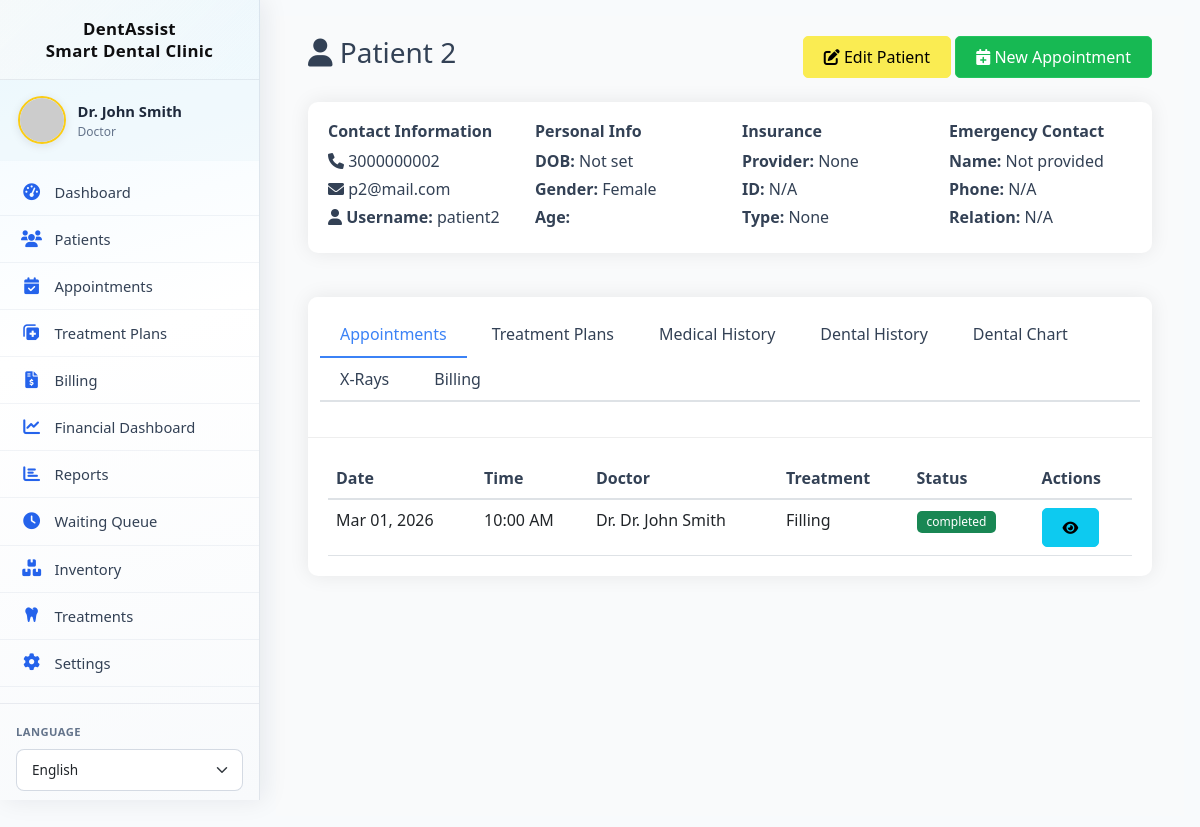
The app's page /patients/view.php?id=2 (signed in) with its own data.
### tables this page shows
CREATE TABLE `patients` (
  `id` int(11) NOT NULL,
  `user_id` int(11) DEFAULT NULL,
  `full_name` varchar(100) NOT NULL,
  `date_of_birth` date DEFAULT NULL,
  `gender` enum('male','female','other') DEFAULT NULL,
  `phone` varchar(20) DEFAULT NULL,
  `email` varchar(100) DEFAULT NULL,
  `emergency_contact_name` varchar(100) DEFAULT NULL,
  `emergency_contact_phone` varchar(20) DEFAULT NULL,
  `emergency_contact_relation` varchar(50) DEFAULT NULL,
  `insurance_provider` varchar(100) DEFAULT NULL,
  `insurance_id` varchar(50) DEFAULT NULL,
  `insurance_type` enum('Private','Social Security','Medicaid','None') DEFAULT 'None',
  `insurance_coverage` int(11) DEFAULT 0,
  `medical_history` text DEFAULT NULL,
  `allergies` text DEFAULT NULL,
  `current_medications` text DEFAULT NULL,
  `past_surgeries` text DEFAULT NULL,
  `chronic_conditions` text DEFAULT NULL,
  `dental_history` text DEFAULT NULL,
  `previous_dentist` varchar(100) DEFAULT NULL,
  `last_visit_date` date DEFAULT NULL,
  `address_line1` varchar(255) DEFAULT NULL,
  `address_line2` varchar(255) DEFAULT NULL,
  `address` varchar(500) DEFAULT NULL,
  `city` varchar(100) DEFAULT NULL,
  `state` varchar(50) DEFAULT NULL,
  `postal_code` varchar(20) DEFAULT NULL,
  `country` varchar(50) DEFAULT 'USA',
  `points` int(11) DEFAULT 0,
  `subscription_type` enum('none','basic','premium','family') DEFAULT 'none',
  `subscription_start_date` date DEFAULT NULL,
  `subscription_end_date` date DEFAULT NULL,
  `referral_code` varchar(20) DEFAULT NULL,
  `referred_by` int(11) DEFAULT NULL,
  `created_at` timestamp NOT NULL DEFAULT current_timestamp(),
  `updated_at` timestamp NOT NULL DEFAULT current_timestamp() ON UPDATE current_timestamp(),
  `created_by` int(11) DEFAULT NULL,
  `subscription_status` enum('none','pending','active','expired') DEFAULT 'none'
);

CREATE TABLE `users` (
  `id` int(11) NOT NULL,
  `username` varchar(191) NOT NULL,
  `email` varchar(191) NOT NULL,
  `password_hash` varchar(255) NOT NULL,
  `full_name` varchar(100) NOT NULL,
  `role` enum('doctor','assistant','patient') NOT NULL,
  `is_admin` tinyint(1) NOT NULL DEFAULT 0,
  `phone` varchar(20) DEFAULT NULL,
  `profile_image` varchar(255) DEFAULT NULL,
  `created_at` timestamp NOT NULL DEFAULT current_timestamp(),
  `updated_at` timestamp NOT NULL DEFAULT current_timestamp() ON UPDATE current_timestamp(),
  `is_active` tinyint(1) DEFAULT 1,
  `last_login` timestamp NULL DEFAULT NULL
);

CREATE TABLE `appointments` (
  `id` int(11) NOT NULL,
  `patient_id` int(11) NOT NULL,
  `doctor_id` int(11) NOT NULL,
  `appointment_date` date NOT NULL,
  `appointment_time` time NOT NULL,
  `duration` int(11) DEFAULT 30,
  `end_time` time GENERATED ALWAYS AS (addtime(`appointment_time`,sec_to_time(`duration` * 60))) VIRTUAL,
  `treatment_type` varchar(100) NOT NULL,
  `description` text DEFAULT NULL,
  `chair_number` int(11) DEFAULT NULL,
  `status` enum('scheduled','checked-in','in-treatment','completed','cancelled','no-show','follow-up') DEFAULT 'scheduled',
  `cancellation_reason` text DEFAULT NULL,
  `notes` text DEFAULT NULL,
  `reminder_sent_48h` tinyint(1) DEFAULT 0,
  `reminder_sent_24h` tinyint(1) DEFAULT 0,
  `reminder_sent_at` timestamp NULL DEFAULT NULL,
  `invoice_id` int(11) DEFAULT NULL,
  `created_at` timestamp NOT NULL DEFAULT current_timestamp(),
  `updated_at` timestamp NOT NULL DEFAULT current_timestamp() ON UPDATE current_timestamp(),
  `created_by` int(11) DEFAULT NULL
);

### includes/db.php (called while the page is built, shortened)
<?php
class Database {
    private $host = DB_HOST;
    private $user = DB_USER;
    private $pass = DB_PASS;
    private $dbname = DB_NAME;
    private $conn;
    private static $instance = null;
    private function __construct() {
        try {
            $this->conn = new mysqli($this->host, $this->user, $this->pass, $this->dbname);
            $this->conn->set_charset("utf8mb4");
        } catch (Exception $e) {
            die("Database connection error: " . $e->getMessage());
        }
    }
    public static function getInstance() {
        if (self::$instance == null) {
            self::$instance = new Database();
        }
        return self::$instance;
    }
    public function query($sql, $params = [], $types = "") {
        $stmt = $this->conn->prepare($sql);
        if (!empty($params)) {
            if (empty($types)) {
                $types = $this->determineTypes($params);
            }
            $stmt->bind_param($types, ...$params);
        }
        if (!$stmt->execute()) {
            $err = $stmt->error ?: $this->conn->error;
            throw new Exception('Query failed: ' . $err);
        }
        return $stmt;
    }
    private function determineTypes($params) {
        $types = '';
        foreach ($params as $param) {
            if (is_int($param)) {
                $types .= 'i';
            } elseif (is_float($param)) {
                $types .= 'd';
            } elseif (is_string($param)) {
                $types .= 's';
            } else {
                $types .= 'b';
            }
        }
        return $types;
    }
    public function fetchOne($sql, $params = [], $types = "") {
        $stmt = $this->query($sql, $params, $types);
        $result = $stmt->get_result();
        if ($result && $result->num_rows > 0) {
            return $result->fetch_assoc();
        }
        return null;
    }
    public function fetchAll($sql, $params = [], $types = "") {
        $stmt = $this->query($sql, $params, $types);
        $result = $stmt->get_result();
        if ($result) {
            return $result->fetch_all(MYSQLI_ASSOC);
        }
        return [];
    }
}
?>

### api/_helpers.php (called while the page is built, shortened)
<?php
function repo_patient_find_with_account_username(int $patientId): ?array
{
    $db = Database::getInstance();
    return $db->fetchOne(
        "SELECT p.*, u.username AS account_username
         FROM patients p
         LEFT JOIN users u ON p.user_id = u.id
         WHERE p.id = ?",
        [$patientId],
        'i'
    );
}
function repo_appointment_list_for_patient(int $patientId): array
{
    $db = Database::getInstance();
    return $db->fetchAll(
        "SELECT a.*, u.full_name as doctor_name
         FROM appointments a
         JOIN users u ON a.doctor_id = u.id
         WHERE a.patient_id = ?
         ORDER BY a.appointment_date DESC, a.appointment_time DESC",
        [$patientId],
        'i'
    );
}

### patients/view.php (the view, shortened to what this page needs)
<?php
require_once __DIR__ . '/../api/_helpers.php';
$patientId = (int) ($_GET['id'] ?? 0);
$patient = repo_patient_find_with_account_username($patientId);
$appointments = repo_appointment_list_for_patient($patientId);
include '../layouts/header.php';
?>
<div class="container-fluid">
    <div class="d-flex justify-content-between align-items-center mb-4">
        <h1 class="h3">
            <i class="fas fa-user"></i> <?php echo htmlspecialchars($patient['full_name'] ?: 'Patient #' . $patientId); ?>
        </h1>
        <div>
            <a href="edit.php?id=<?php echo $patientId; ?>" class="btn btn-warning">
                <i class="fas fa-edit"></i> Edit Patient
            </a>
            <button class="btn btn-primary" onclick="scheduleAppointment()">
                <i class="fas fa-calendar-plus"></i> New Appointment
            </button>
        </div>
    </div>
    <div class="row mb-4">
        <div class="col-md-12">
            <div class="card">
                <div class="card-body">
                    <div class="row">
                        <div class="col-md-3">
                            <h6>Contact Information</h6>
                            <p class="mb-1"><i class="fas fa-phone"></i> <?php echo $patient['phone']; ?></p>
                            <p class="mb-1"><i class="fas fa-envelope"></i> <?php echo htmlspecialchars((string) ($patient['email'] ?? '')); ?></p>
                            <p class="mb-1"><i class="fas fa-user"></i>
                                <strong>Username:</strong>
                                <?php
                                $uname = trim((string) ($patient['account_username'] ?? ''));
                                echo $uname !== '' ? htmlspecialchars($uname) : '<span class="text-muted">—</span>';
                                ?>
                            </p>
                        </div>
                        <div class="col-md-3">
                            <h6>Personal Info</h6>
                            <p class="mb-1"><strong>DOB:</strong> <?php echo formatDate($patient['date_of_birth']); ?></p>
                            <p class="mb-1"><strong>Gender:</strong> <?php echo ucfirst($patient['gender'] ?? 'Not specified'); ?></p>
                            <p class="mb-1"><strong>Age:</strong>
                            </p>
                        </div>
                        <div class="col-md-3">
                            <h6>Insurance</h6>
                            <p class="mb-1"><strong>Provider:</strong> <?php echo $patient['insurance_provider'] ?? 'None'; ?></p>
                            <p class="mb-1"><strong>ID:</strong> <?php echo $patient['insurance_id'] ?? 'N/A'; ?></p>
                            <p class="mb-1"><strong>Type:</strong> <?php echo $patient['insurance_type'] ?? 'None'; ?></p>
                        </div>
                        <div class="col-md-3">
                            <h6>Emergency Contact</h6>
                            <p class="mb-1"><strong>Name:</strong> <?php echo $patient['emergency_contact_name'] ?? 'Not provided'; ?></p>
                            <p class="mb-1"><strong>Phone:</strong> <?php echo $patient['emergency_contact_phone'] ?? 'N/A'; ?></p>
                            <p class="mb-1"><strong>Relation:</strong> <?php echo $patient['emergency_contact_relation'] ?? 'N/A'; ?></p>
                        </div>
                    </div>
                </div>
            </div>
        </div>
    </div>
    <div class="row">
        <div class="col-md-12">
            <div class="card">
                <div class="card-header">
                    <ul class="nav nav-tabs card-header-tabs" id="patientViewTabs" role="tablist">
                        <li class="nav-item">
                            <button class="nav-link active" id="appointments-tab" data-bs-toggle="tab"
                                    data-bs-target="#appointments" type="button" role="tab">
                                Appointments
                            </button>
                        </li>
                        <li class="nav-item">
                            <button class="nav-link" id="treatment-tab" data-bs-toggle="tab"
                                    data-bs-target="#treatment" type="button" role="tab">
                                Treatment Plans
                            </button>
                        </li>
                        <li class="nav-item">
                            <button class="nav-link" id="medical-tab" data-bs-toggle="tab"
                                    data-bs-target="#medical" type="button" role="tab">
                                Medical History
                            </button>
                        </li>
                        <li class="nav-item">
                            <button class="nav-link" id="dental-history-tab" data-bs-toggle="tab"
                                    data-bs-target="#dental-history" type="button" role="tab">
                                Dental History
                            </button>
                        </li>
                        <li class="nav-item">
                            <button class="nav-link" id="dental-tab" data-bs-toggle="tab"
                                    data-bs-target="#dental" type="button" role="tab">
                                Dental Chart
                            </button>
                        </li>
                        <li class="nav-item">
                            <button class="nav-link" id="xrays-tab" data-bs-toggle="tab"
                                    data-bs-target="#xrays" type="button" role="tab">
                                X-Rays
                            </button>
                        </li>
                        <li class="nav-item">
                            <button class="nav-link" id="billing-tab" data-bs-toggle="tab"
                                    data-bs-target="#billing" type="button" role="tab">
                                Billing
                            </button>
                        </li>
                    </ul>
                </div>
                <div class="card-body">
                    <div class="tab-content">
                        <div class="tab-pane active" id="appointments" role="tabpanel">
                            <?php if (empty($appointments)): ?>
                                <p class="text-muted">No appointments found</p>
                            <?php else: ?>
                                <div class="table-responsive">
                                    <table class="table">
                                        <thead>
                                            <tr>
                                                <th>Date</th>
                                                <th>Time</th>
                                                <th>Doctor</th>
                                                <th>Treatment</th>
                                                <th>Status</th>
                                                <th>Actions</th>
                                            </tr>
                                        </thead>
                                        <tbody>
                                            <?php foreach ($appointments as $apt): ?>
                                                <tr>
                                                    <td><?php echo formatDate($apt['appointment_date']); ?></td>
                                                    <td><?php echo formatTime($apt['appointment_time']); ?></td>
                                                    <td>Dr. <?php echo htmlspecialchars($apt['doctor_name']); ?></td>
                                                    <td><?php echo $apt['treatment_type']; ?></td>
                                                    <td><?php echo getStatusBadge($apt['status']); ?></td>
                                                    <td>
                                                        <a href="../appointments/view.php?id=<?php echo $apt['id']; ?>"
                                                           class="btn btn-sm btn-info">
                                                            <i class="fas fa-eye"></i>
                                                        </a>
                                                    </td>
                                                </tr>
                                            <?php endforeach; ?>
                                        </tbody>
                                    </table>
                                </div>
                            <?php endif; ?>
                        </div>
                    </div>
                </div>
            </div>
        </div>
    </div>
</div>
<?php include '../layouts/footer.php'; ?>

### includes/functions.php (shortened to what this page needs)
<?php
require_once __DIR__ . '/db.php';
function formatDate($date, $format = 'M d, Y')
{
    if (empty($date) || is_null($date)) {
        return 'Not set';
    }
    $s = trim((string) $date);
    try {
        $dateObj = new DateTime($date);
        $y = (int) $dateObj->format('Y');
        return $dateObj->format($format);
    } catch (Exception $e) {
        return 'Not set';
    }
}
function formatTime($time, $format = 'g:i A')
{
    try {
        $timeObj = new DateTime($time);
        return $timeObj->format($format);
    } catch (Exception $e) {
        return 'Not set';
    }
}
function getStatusBadge($status)
{
    $colors = [
        'scheduled' => 'primary',
        'checked-in' => 'info',
        'in-treatment' => 'warning',
        'completed' => 'success',
        'cancelled' => 'danger',
        'no-show' => 'secondary',
        'follow-up' => 'dark'
    ];
    $color = $colors[$status] ?? 'secondary';
    return "<span class='badge bg-{$color}'>{$status}</span>";
}

### records on screen
patients: full_name "Patient 2", phone "3000000002", email "p2@mail.com", user.username "patient2", date_of_birth "Not set", gender "Female", insurance_provider "None", insurance "N/A", insurance_type "None", emergency_contact_name "Not provided", emergency_contact_phone "N/A", emergency_contact_relation "N/A"
appointments: appointment_date "Mar 01, 2026", appointment_time "10:00 AM", doctor.full_name "Dr. John Smith", treatment_type "Filling", status "completed"

### other values on screen
SITE_NAME "DentAssist Smart Dental Clinic"
$_SESSION['full_name'] "Dr. John Smith"
$role "Doctor"
__('dashboard', 'Dashboard') "Dashboard"
__('patients', 'Patients') "Patients"
__('appointments', 'Appointments') "Appointments"
__('treatment_plans', 'Treatment Plans') "Treatment Plans"
__('billing', 'Billing') "Billing"
__('financial_dashboard', 'Financial Dashboard') "Financial Dashboard"
__('reports', 'Reports') "Reports"
__('queue', 'Waiting Queue') "Waiting Queue"
__('inventory', 'Inventory') "Inventory"
__('treatments', 'Treatments') "Treatments"
__('settings', 'Settings') "Settings"
__('language', 'Language') "LANGUAGE"
